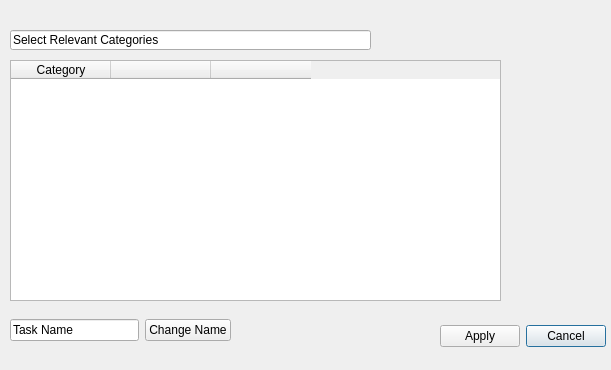
<?xml version="1.0" encoding="UTF-8"?>
<ui version="4.0">
 <class>tsd_taskEditDialog</class>
 <widget class="QDialog" name="tsd_taskEditDialog">
  <property name="geometry">
   <rect>
    <x>0</x>
    <y>0</y>
    <width>611</width>
    <height>370</height>
   </rect>
  </property>
  <property name="windowTitle">
   <string>Edit</string>
  </property>
  <widget class="QDialogButtonBox" name="buttonBox">
   <property name="geometry">
    <rect>
     <x>440</x>
     <y>320</y>
     <width>171</width>
     <height>32</height>
    </rect>
   </property>
   <property name="layoutDirection">
    <enum>Qt::RightToLeft</enum>
   </property>
   <property name="orientation">
    <enum>Qt::Horizontal</enum>
   </property>
   <property name="standardButtons">
    <set>QDialogButtonBox::Apply|QDialogButtonBox::Cancel</set>
   </property>
  </widget>
  <widget class="QTableWidget" name="tableWidget">
   <property name="geometry">
    <rect>
     <x>10</x>
     <y>60</y>
     <width>491</width>
     <height>241</height>
    </rect>
   </property>
   <column>
    <property name="text">
     <string>Category</string>
    </property>
   </column>
   <column>
    <property name="text">
     <string/>
    </property>
   </column>
   <column>
    <property name="text">
     <string/>
    </property>
   </column>
  </widget>
  <widget class="QLineEdit" name="lineEdit">
   <property name="geometry">
    <rect>
     <x>10</x>
     <y>30</y>
     <width>361</width>
     <height>20</height>
    </rect>
   </property>
   <property name="text">
    <string>Select Relevant Categories</string>
   </property>
  </widget>
  <widget class="QWidget" name="gridLayoutWidget">
   <property name="geometry">
    <rect>
     <x>10</x>
     <y>310</y>
     <width>221</width>
     <height>41</height>
    </rect>
   </property>
   <layout class="QGridLayout" name="gridLayout">
    <item row="0" column="0">
     <widget class="QLineEdit" name="lineEdit_2">
      <property name="text">
       <string>Task Name</string>
      </property>
     </widget>
    </item>
    <item row="0" column="1">
     <widget class="QPushButton" name="taskNameChange_pushbutton">
      <property name="text">
       <string>Change Name</string>
      </property>
     </widget>
    </item>
   </layout>
  </widget>
 </widget>
 <resources/>
 <connections>
  <connection>
   <sender>buttonBox</sender>
   <signal>accepted()</signal>
   <receiver>tsd_taskEditDialog</receiver>
   <slot>accept()</slot>
   <hints>
    <hint type="sourcelabel">
     <x>248</x>
     <y>254</y>
    </hint>
    <hint type="destinationlabel">
     <x>157</x>
     <y>274</y>
    </hint>
   </hints>
  </connection>
  <connection>
   <sender>buttonBox</sender>
   <signal>rejected()</signal>
   <receiver>tsd_taskEditDialog</receiver>
   <slot>reject()</slot>
   <hints>
    <hint type="sourcelabel">
     <x>316</x>
     <y>260</y>
    </hint>
    <hint type="destinationlabel">
     <x>286</x>
     <y>274</y>
    </hint>
   </hints>
  </connection>
 </connections>
</ui>
